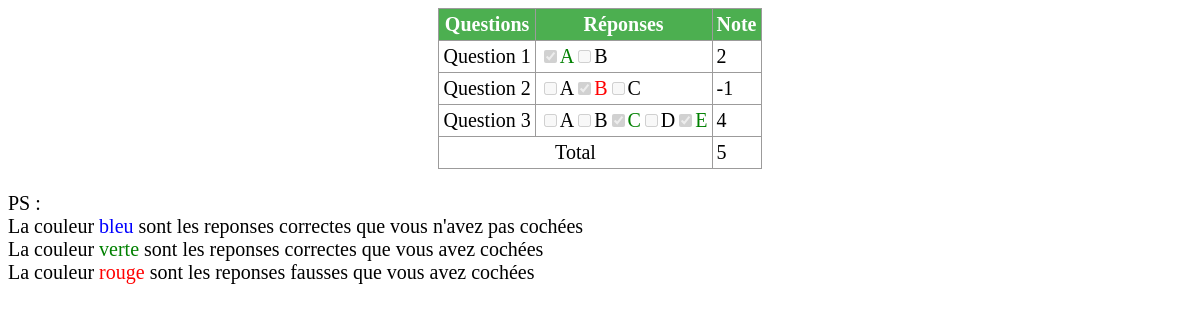
The page /code/corriger.php?idq=128 (signed in) on the database its author committed.
### tables this page shows
CREATE TABLE `reponse` (
  `id_qcm` int(11) NOT NULL,
  `No_question` int(11) NOT NULL,
  `nb_choix` int(11) NOT NULL,
  `A` tinyint(1) NOT NULL,
  `B` tinyint(1) NOT NULL,
  `C` tinyint(1) NOT NULL,
  `D` tinyint(1) NOT NULL,
  `E` tinyint(1) NOT NULL
);

CREATE TABLE `reponse_etudiant` (
  `id_qcm` int(11) NOT NULL,
  `id_etudiant` int(11) NOT NULL,
  `No_question` int(11) NOT NULL,
  `A` tinyint(1) NOT NULL,
  `B` tinyint(1) NOT NULL,
  `C` tinyint(1) NOT NULL,
  `D` tinyint(1) NOT NULL,
  `E` tinyint(1) NOT NULL,
  `note` int(11) NOT NULL
);

### code/corriger.php (the view, shortened to what this page needs)
<?php
include 'connection.php';
$idet=$_SESSION['idet'];
$idq=$_GET['idq'];
$re='
select r.*, e.note as note, e.A as a,e.B as b,e.C as c ,e.D as d,e.E as e
    from reponse r,reponse_etudiant e
    where e.No_question=r.No_question and e.id_qcm=r.id_qcm
    and r.id_qcm=:idq and e.id_etudiant=:ide';
                    $stmt=$conn->prepare($re);
                    $stmt->bindParam(':idq',$idq);
                    $stmt->bindParam(':ide',$idet);
                    $stmt->execute();
                    $rows=$stmt->fetchAll(PDO::FETCH_ASSOC);
    $som=0;
?>
<!DOCTYPE html>
    <head>
        <link rel="stylesheet" href="css/ex3-2.css">
    </head>
    <body>
            <table border="1px" align="center">
                <tr>
                    <th>Questions</th><th>Réponses</th><th>Note</th>
                </tr>
                <?php
                    foreach($rows as $v){
                    $som+=$v['note'];
                    echo'<tr>
                    <td>Question '.($v['No_question']+1).'</td><td>'.get_check($v,$v['nb_choix']).'</td><td>'.$v['note'].'</td>
                    </tr>';
                    }
                    echo '<tr><td style="text-align:center" colspan="2">Total</td><td>'.$som.'</td></tr>';
                ?>
            </table>
            <br/>PS :<br/>
            La couleur<span style="color:blue"> bleu</span> sont les reponses correctes que vous n'avez pas cochées<br/>
            La couleur <span style="color:green">verte</span> sont les reponses correctes que vous avez  cochées<br/>
            La couleur <span style="color:red">rouge</span> sont les reponses fausses que vous avez cochées
    </body>
</html>
<?php
function calcule($q,$r){
    $cal=$q*2+$r;
    return $cal;
}
function get_check($v,$nb){
    $tab=['a','b','c','d','e']; $tab2=['A','B','C','D','E'];
    $checks='';
    for ($i=0;$i<$nb;$i++) {
        $r=$v[$tab2[$i]];
        $e=$v[$tab[$i]];
        $h=calcule($r,$e);
        if($h==0)
            $checks.='<input disabled="disabled" type="checkbox"  Value='.$tab2[$i].'>'.$tab2[$i];
        else if($h==1)
            $checks.='<input disabled="disabled" type="checkbox" checked  Value='.$tab2[$i].'><font style="color:red">'.$tab2[$i].'</font>';
        else if($h==2)
            $checks.='<input disabled="disabled" type="checkbox"   Value='.$tab2[$i].'><font style="color:blue">'.$tab2[$i].'</font>';
        else if($h==3)
            $checks.='<input disabled="disabled" type="checkbox" checked  Value='.$tab2[$i].'><font style="color:green">'.$tab2[$i].'</font>';
    }
    return $checks;
}
?>

### code/css/ex3-2.css (style rules this page uses)
body { font-size: 20px; }
table { border-collapse: collapse; }
th , td { padding :4px; border: 1px solid rgb(156, 155, 155); }
th { background-color: #4CAF50; color : white; }

### rows shown on the page
reponse: $v['No_question']+1 "1", i "A", i "B", reponse_etudiant.note "2"
reponse: $v['No_question']+1 "2", i "A", i "B", i "C", reponse_etudiant.note "-1"
reponse: $v['No_question']+1 "3", i "A", i "B", i "C", i "D", i "E", reponse_etudiant.note "4"

### other values the page prints
$som "5"
